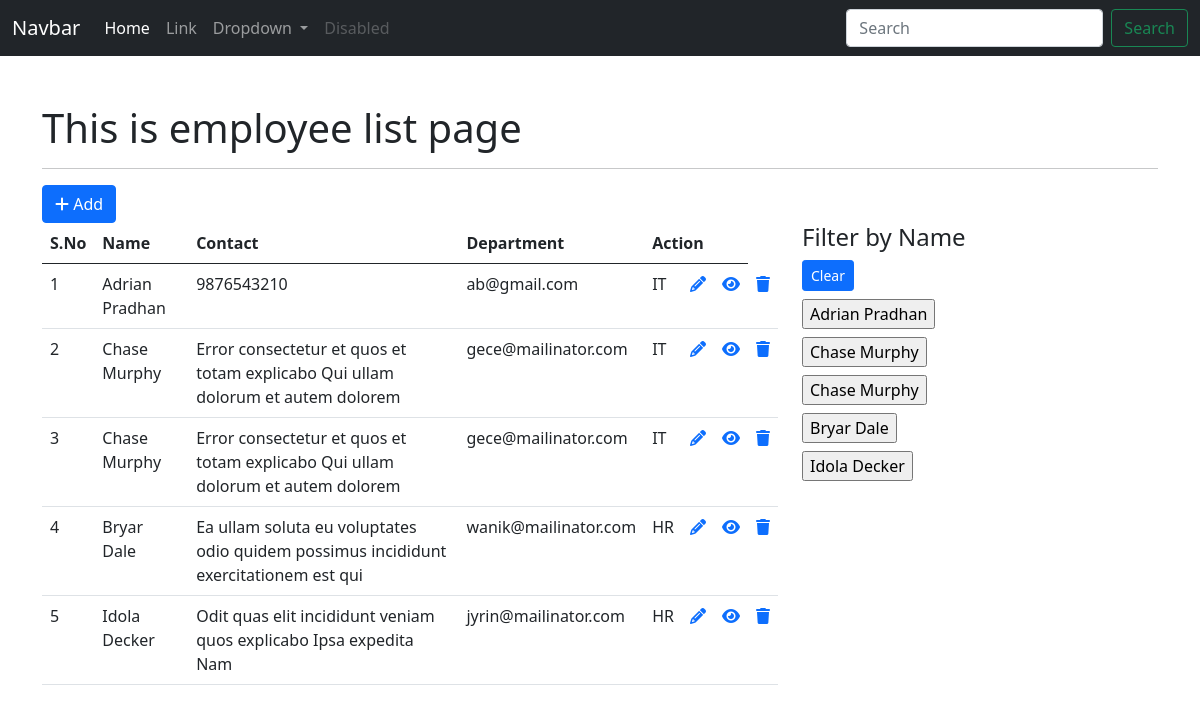
Before: /employee/employee/ (signed in) with the older database file.
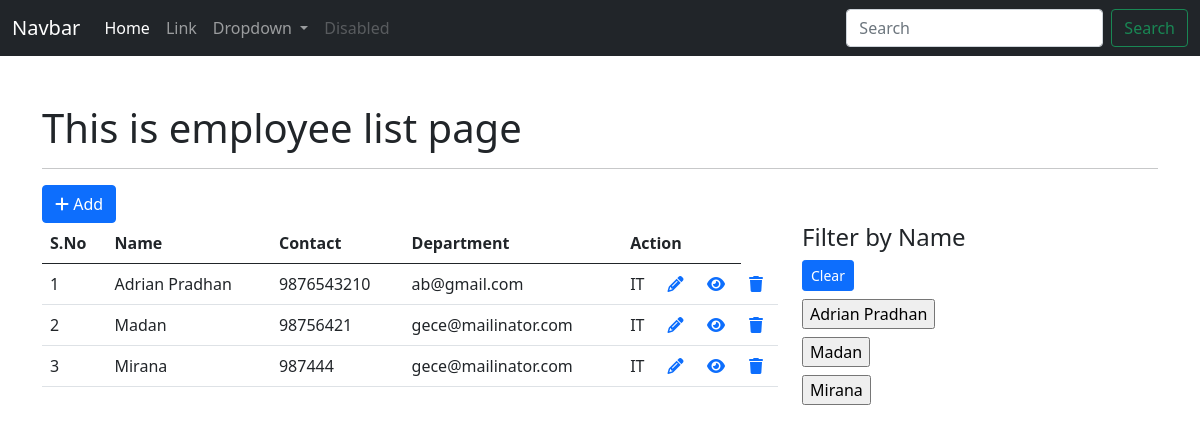
After: the same page with the newer database file.
### app_employeewebsite/models.py (models this page shows, shortened)
class Employee(models.Model):
    full_name = models.CharField(max_length=255)
    contact = models.CharField(max_length=255)
    email = models.EmailField()
    dob = models.DateField()
    join_date = models.DateField()
    gender = models.CharField(max_length=255)
    blood_group = models.CharField(max_length=255)
    address = models.CharField(max_length=255)
    user = models.ForeignKey(User, on_delete=models.CASCADE)
    department = models.ForeignKey(Department, on_delete=models.CASCADE)
    class Meta:
        db_table = 'app_employee'

class Department(models.Model):
    department_name = models.CharField(max_length=255)
    short_name = models.CharField(max_length=255, null=True, blank=True)
    status = models.BooleanField(default=True)
    def __str__(self):
        return self.short_name
    class Meta:
        db_table = "app_department"

### app_employeewebsite/views.py (the view)
# urls.py: path('employee/', views.employee_index, name='emp-index'),
@login_required(login_url='login')
def employee_index(request):
    employee_list = Employee.objects.all()
    context = {"data": employee_list}
    if request.method == "POST":
        dataList = Employee.objects.filter(full_name=request.POST.get('full_name'))
        context.update({"data": dataList})
        return render(request, 'employees/index_employee.html', context)
    return render(request, 'employees/index_employee.html', context)

### templates/employees/index_employee.html (shortened to what this page needs)
{% extends 'layouts/master.html' %}
{% block custom_css %}
<link rel="stylesheet" href="https://cdnjs.cloudflare.com/ajax/libs/font-awesome/6.3.0/css/all.min.css"/>
{% endblock %}
{% block content %}
<div class="container mt-5">
    <h1>This is employee list page</h1>
    <hr>
    <a href="{% url 'emp-add' %}" class="btn btn-primary"><i class="fa-solid fa-plus"></i> Add</a>
    <div class="row">
        <div class="col-8">
            <table class="table table-striped-columns table-hover">
                <thead>
                    <tr>
                        <th>S.No</th>
                        <th>Name</th>
                        <th>Contact</th>
                        <th>Department</th>
                        <th colspan="3">Action</th>
                    </tr>
                </thead>
                <tbody>
                    {% for val in data %}
                    <tr>
                        <td>{{ forloop.counter }}</td>
                        <td>{{ val.full_name }}</td>
                        <td>{{ val.contact }}</td>
                        <td>{{ val.email }}</td>
                        <td>{{ val.department }}</td>
                        <td><a href="{% url 'emp-edit' val.id %}"><i class="fa-solid fa-pencil"></i></a></td>
                        <td><a href="{% url 'emp-show' val.id %}"><i class="fa-solid fa-eye"></i></a></td>
                        <td><a href="{% url 'emp-delete' val.id %}"><i class="fa-solid fa-trash"></i></a></td>
                    </tr>
                    {% endfor %}
                </tbody>
            </table>
        </div>
        <div class="col-4">
            <h4>Filter by Name</h4>
            <a href="{% url 'emp-index' %}" class="btn btn-sm btn-primary mb-2">Clear</a>
            {% for val in data %}
                <form action="{% url 'emp-index' %}" method="post">
                    <input type="submit" value="{{ val.full_name }}" class="mb-2">
                </form>
            {% endfor %}
        </div>
    </div>
</div>
{% endblock %}

Changed rows visible on the page:
removed Employee: full_name "Bryar Dale", contact "Ea ullam soluta eu voluptates odio quidem possimus incididunt exercitationem est qui", email "wanik@mailinator.com", department "HR"
removed Employee: full_name "Idola Decker", contact "Odit quas elit incididunt veniam quos explicabo Ipsa expedita Nam", email "jyrin@mailinator.com", department "HR"
changed Employee: full_name "Chase Murphy" → "Madan"; contact "Error consectetur et quos et totam explicabo Qui ullam dolorum et autem dolorem" → "98756421"
changed Employee: full_name "Chase Murphy" → "Mirana"; contact "Error consectetur et quos et totam explicabo Qui ullam dolorum et autem dolorem" → "987444"
